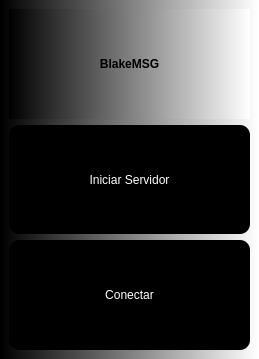
<?xml version="1.0" encoding="UTF-8"?>
<ui version="4.0">
 <class>Inicial</class>
 <widget class="QMainWindow" name="Inicial">
  <property name="windowModality">
   <enum>Qt::WindowModality::NonModal</enum>
  </property>
  <property name="enabled">
   <bool>true</bool>
  </property>
  <property name="geometry">
   <rect>
    <x>0</x>
    <y>0</y>
    <width>259</width>
    <height>359</height>
   </rect>
  </property>
  <property name="sizePolicy">
   <sizepolicy hsizetype="Fixed" vsizetype="Fixed">
    <horstretch>0</horstretch>
    <verstretch>0</verstretch>
   </sizepolicy>
  </property>
  <property name="minimumSize">
   <size>
    <width>259</width>
    <height>359</height>
   </size>
  </property>
  <property name="maximumSize">
   <size>
    <width>259</width>
    <height>359</height>
   </size>
  </property>
  <property name="windowTitle">
   <string>BlakeMSG</string>
  </property>
  <property name="styleSheet">
   <string notr="true">QMainWindow{
	border-radius: 10px
}

QWidget{
	background-color: qlineargradient(spread:pad, x1:0, y1:0, x2:1, y2:0, stop:0 rgba(0, 0, 0, 255), stop:1 rgba(255, 255, 255, 255));
}</string>
  </property>
  <widget class="QWidget" name="centralwidget">
   <property name="styleSheet">
    <string notr="true">QPushButton{
	border-radius: 10px;
	background-color: rgb(0, 0, 0);
	color: rgb(255, 255, 255);
}
QPushButton:hover {
	border-radius: 10px;
	background-color: rgb(0, 0, 0);
	color: rgb(170, 170, 255);
	font-size: 30px;
}</string>
   </property>
   <layout class="QVBoxLayout" name="verticalLayout">
    <property name="sizeConstraint">
     <enum>QLayout::SizeConstraint::SetDefaultConstraint</enum>
    </property>
    <item>
     <widget class="QLabel" name="label">
      <property name="font">
       <font>
        <family>System</family>
        <pointsize>9</pointsize>
        <italic>false</italic>
        <bold>true</bold>
       </font>
      </property>
      <property name="styleSheet">
       <string notr="true">font: 700 9pt &quot;System&quot;;</string>
      </property>
      <property name="text">
       <string>BlakeMSG</string>
      </property>
      <property name="scaledContents">
       <bool>false</bool>
      </property>
      <property name="alignment">
       <set>Qt::AlignmentFlag::AlignCenter</set>
      </property>
     </widget>
    </item>
    <item>
     <widget class="QPushButton" name="InciarServidor">
      <property name="sizePolicy">
       <sizepolicy hsizetype="Preferred" vsizetype="Preferred">
        <horstretch>0</horstretch>
        <verstretch>0</verstretch>
       </sizepolicy>
      </property>
      <property name="text">
       <string>Iniciar Servidor</string>
      </property>
      <property name="checkable">
       <bool>false</bool>
      </property>
     </widget>
    </item>
    <item>
     <widget class="QPushButton" name="Conectar">
      <property name="sizePolicy">
       <sizepolicy hsizetype="Preferred" vsizetype="Preferred">
        <horstretch>0</horstretch>
        <verstretch>0</verstretch>
       </sizepolicy>
      </property>
      <property name="text">
       <string>Conectar</string>
      </property>
     </widget>
    </item>
   </layout>
  </widget>
 </widget>
 <resources/>
 <connections>
  <connection>
   <sender>InciarServidor</sender>
   <signal>clicked()</signal>
   <receiver>Inicial</receiver>
   <slot>close()</slot>
   <hints>
    <hint type="sourcelabel">
     <x>160</x>
     <y>172</y>
    </hint>
    <hint type="destinationlabel">
     <x>405</x>
     <y>161</y>
    </hint>
   </hints>
  </connection>
  <connection>
   <sender>Conectar</sender>
   <signal>clicked()</signal>
   <receiver>Inicial</receiver>
   <slot>close()</slot>
   <hints>
    <hint type="sourcelabel">
     <x>227</x>
     <y>285</y>
    </hint>
    <hint type="destinationlabel">
     <x>266</x>
     <y>284</y>
    </hint>
   </hints>
  </connection>
 </connections>
</ui>
